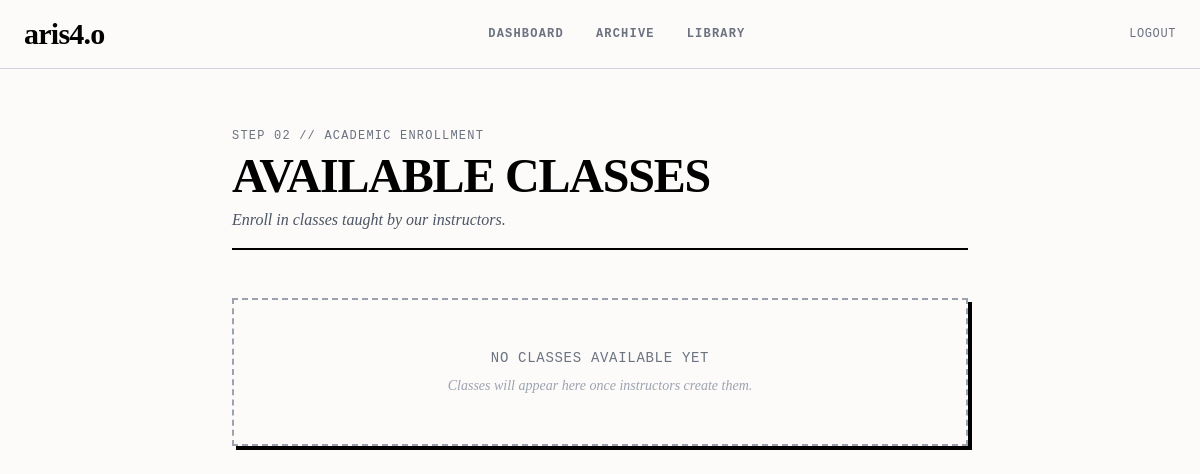
Before: /select-level/ (signed in) with the older database file.
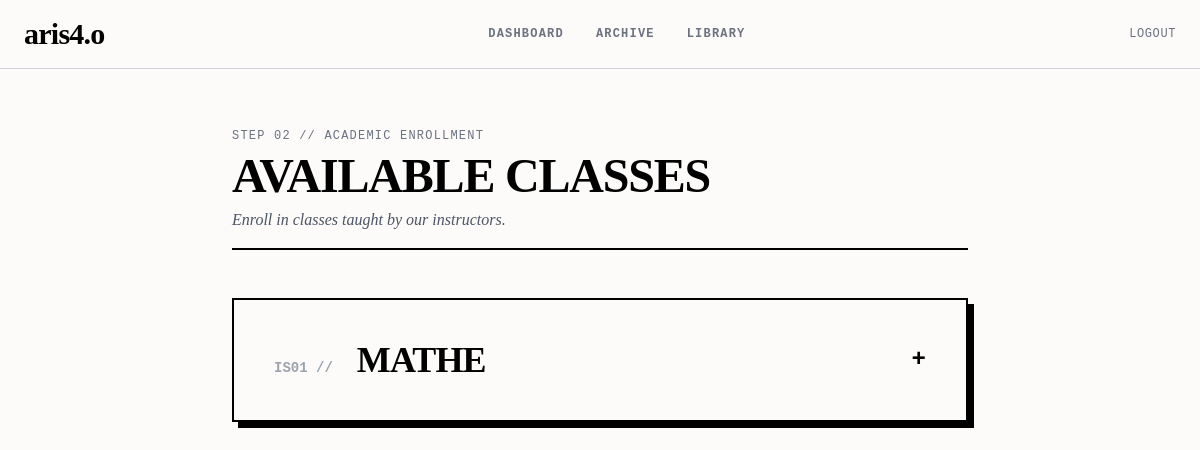
After: the same page with the newer database file.
### accounts/models.py (models this page shows, shortened)
class AcademicClass(models.Model):
    code = models.CharField(max_length=20, unique=True)
    title = models.CharField(max_length=200)
    schedule_string = models.CharField(max_length=100)
    meeting_link = models.CharField(max_length=200, blank=True, default='')
    students = models.ManyToManyField(settings.AUTH_USER_MODEL, related_name='enrolled_classes', blank=True)
    instructor = models.ForeignKey(settings.AUTH_USER_MODEL, on_delete=models.SET_NULL, null=True, blank=True, limit_choices_to={'role': 'instructor'}, related_name='taught_classes')
    slug = models.SlugField(unique=True, blank=True)

### accounts/views.py (the view, shortened to what this page needs)
# urls.py: path('select-level/', views.select_level_view, name='select_level'),
def select_level_view(request):
    classes = AcademicClass.objects.filter(instructor__isnull=False)
    enrolled_class_ids = []
    if request.user.is_authenticated:
        enrolled_class_ids = list(request.user.enrolled_classes.values_list('id', flat=True))
    return render(request, 'select_level.html', {
        'classes': classes,
        'enrolled_class_ids': enrolled_class_ids,
    })

### accounts/templates/select_level.html (shortened to what this page needs)
{% extends 'base.html' %}
{% block content %}
<div class="w-full max-w-xl md:max-w-2xl lg:max-w-3xl mx-auto my-12 px-4">
  <div class="mb-12 border-b-2 border-black pb-4">
    <span class="font-mono text-xs text-gray-500 uppercase tracking-widest block mb-2">
      Step 02 // Academic Enrollment
    </span>
    <h2 class="font-serif text-4xl lg:text-5xl font-black tracking-tight text-black uppercase select-none">
      Available Classes
    </h2>
    <p class="font-serif italic text-sm lg:text-base text-gray-600 mt-2">
      Enroll in classes taught by our instructors.
    </p>
  </div>
  {% if not request.user.is_authenticated %}
  <div class="border-2 border-black bg-[#fcfbfa] p-8 text-center shadow-[4px_4px_0px_0px_rgba(0,0,0,1)]">
    <p class="font-mono text-sm text-gray-600">Please <a href="{% url 'login' %}" class="text-[#4f14e0] underline font-bold">login</a> or <a href="{% url 'register' %}" class="text-[#4f14e0] underline font-bold">register</a> to enroll in classes.</p>
  </div>
  {% elif classes %}
  <div class="space-y-6">
    {% for class in classes %}
    <div class="border-2 border-black bg-[#fcfbfa] shadow-[4px_4px_0px_0px_rgba(0,0,0,1)] lg:shadow-[6px_6px_0px_0px_rgba(0,0,0,1)]">
      <button onclick="toggleAccordion('class-{{ class.id }}')" class="w-full p-6 md:p-8 lg:p-10 flex justify-between items-center group focus:outline-none select-none">
        <div class="flex items-baseline gap-4 md:gap-6">
          <span class="font-mono text-xs md:text-sm font-bold text-gray-400 group-hover:text-[#4f14e0]">{{ class.code }} //</span>
          <h3 class="font-serif text-2xl md:text-3xl lg:text-4xl font-black text-black uppercase tracking-tight group-hover:text-[#4f14e0] transition-colors">{{ class.title }}</h3>
        </div>
        <span id="icon-class-{{ class.id }}" class="font-mono text-xl md:text-2xl font-bold text-black transition-transform duration-300 group-hover:text-[#4f14e0]">+</span>
      </button>
    </div>
    {% endfor %}
  </div>
  {% else %}
  <div class="border-2 border-dashed border-gray-400 bg-[#fcfbfa] p-12 text-center shadow-[4px_4px_0px_0px_rgba(0,0,0,1)]">
    <p class="font-mono text-sm text-gray-500 uppercase tracking-wider">No classes available yet</p>
    <p class="font-serif italic text-sm text-gray-400 mt-2">Classes will appear here once instructors create them.</p>
  </div>
  {% endif %}
</div>
{% endblock %}

Changed rows visible on the page:
added AcademicClass: code "IS01", title "MATHE"
Other visible differences:
text no longer shown: "NO CLASSES AVAILABLE YET Classes will appear here once instructors create them."
